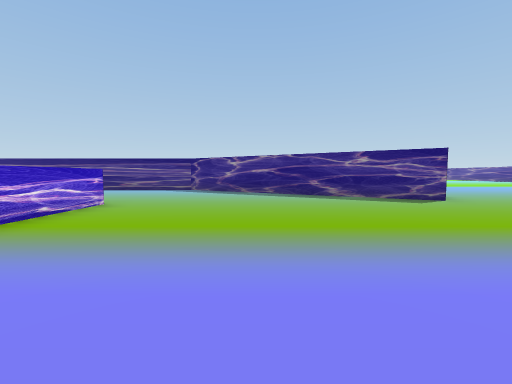
view 1 (above)

22 first-person views from a walk through a Unity game level. The camera is 1.4 m above the floor, tilts 4° down and sees 90° across. The floor is counted in squares, 2 m on a side. Each view is taken from the middle of a square. On the plan, view 1 faces up. The plan holds only what a view shows up to about 9 squares ahead; the rest is blank. The place goes on beyond the plan. The player is left out. Some surface patterns are stand-ins.

view 2
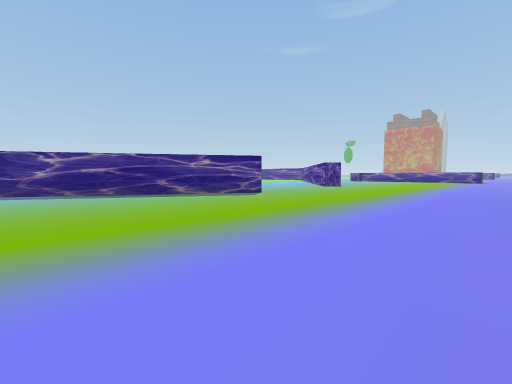

view 3
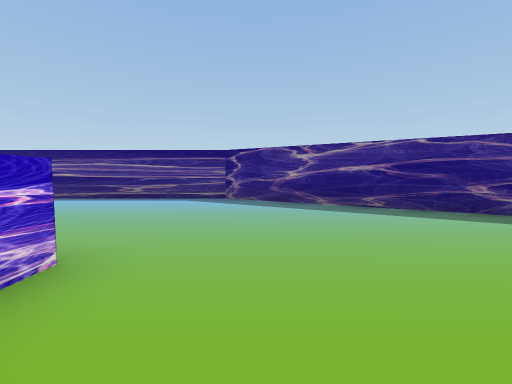

view 4
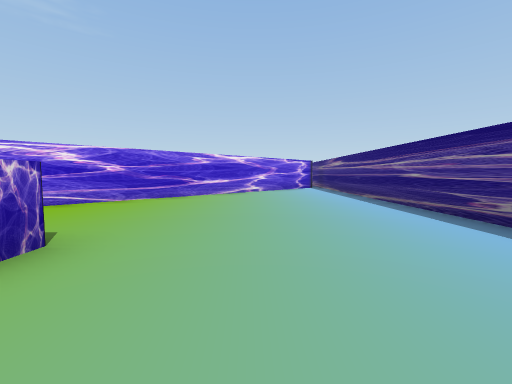

view 5
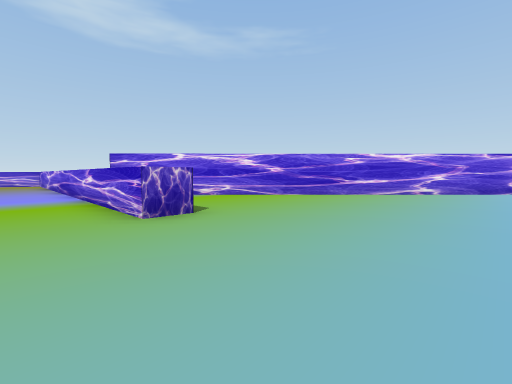

view 6
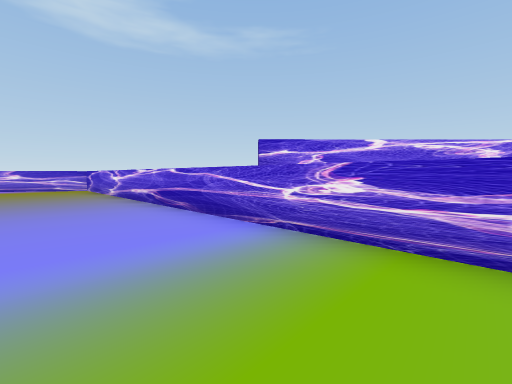

view 7
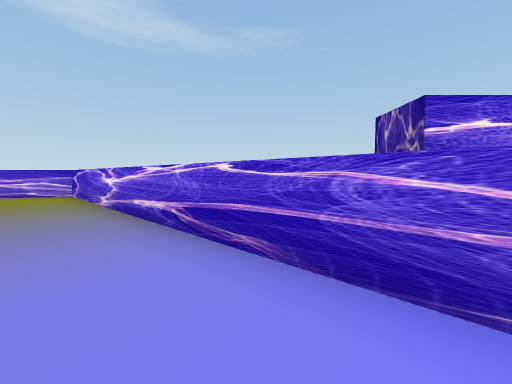

view 8
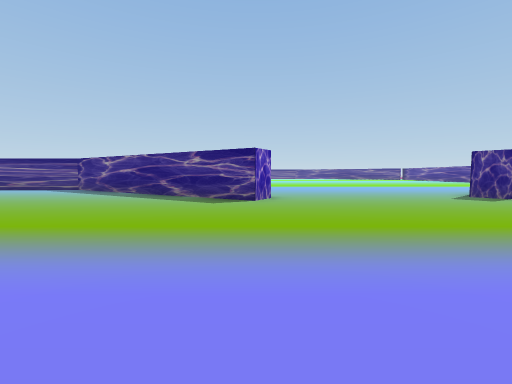

view 9
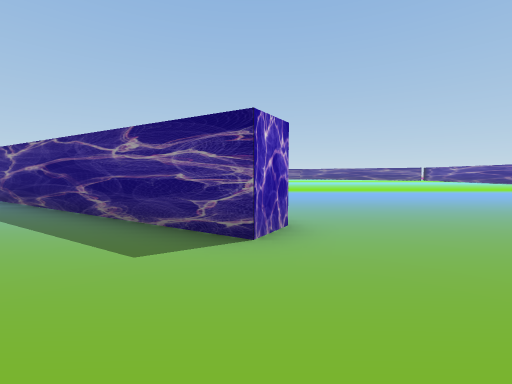

view 10
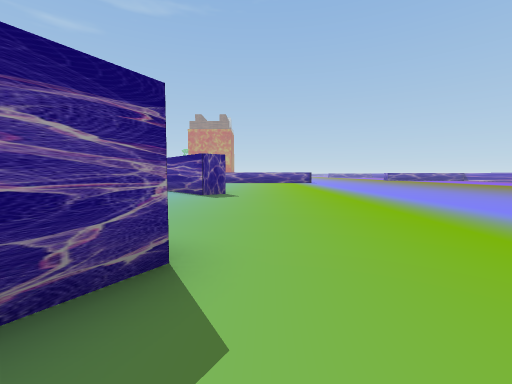

view 11
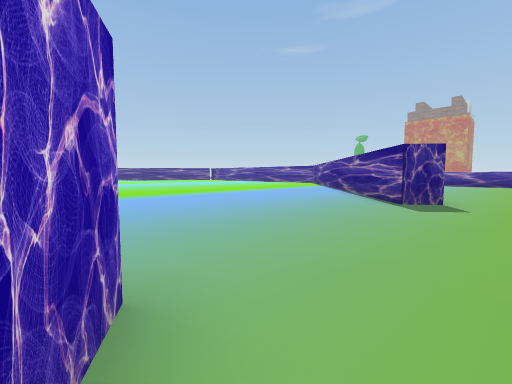

view 12
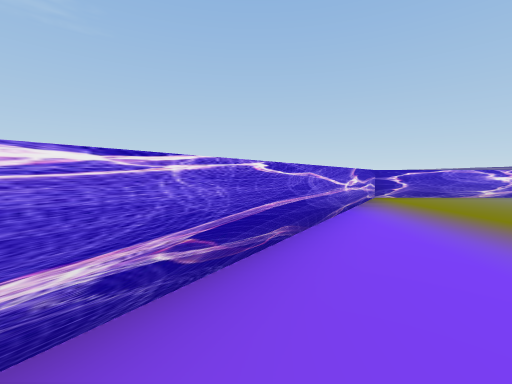

view 13
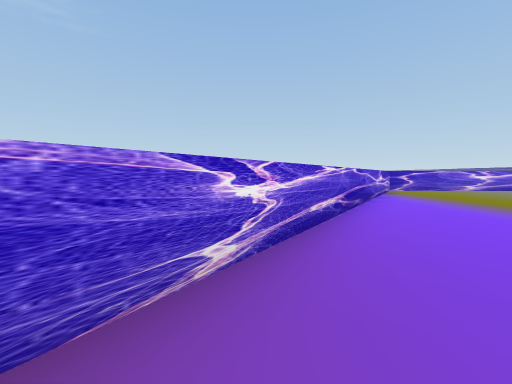

view 14
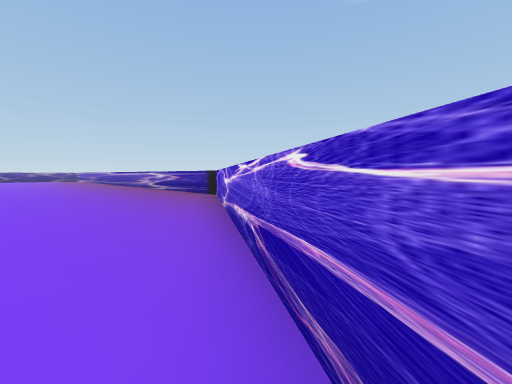

view 15
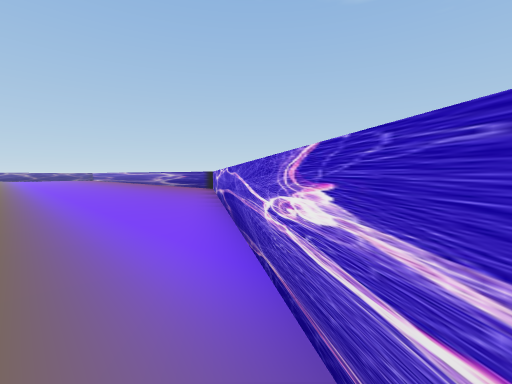

view 16
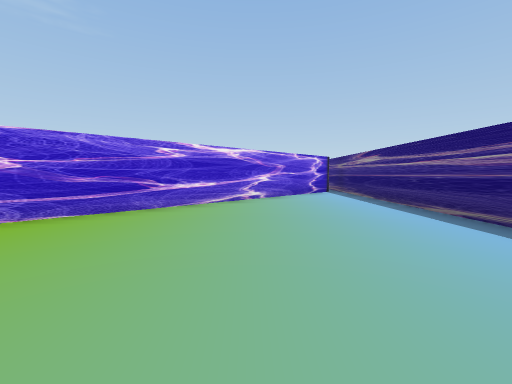

view 17
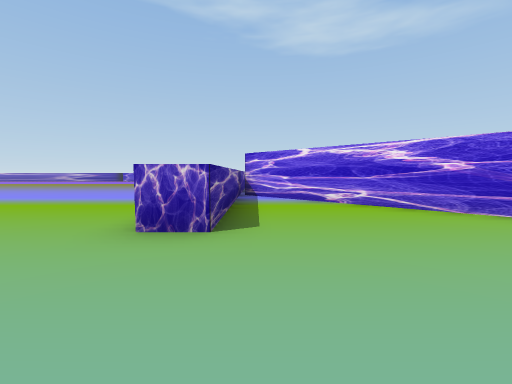

view 18
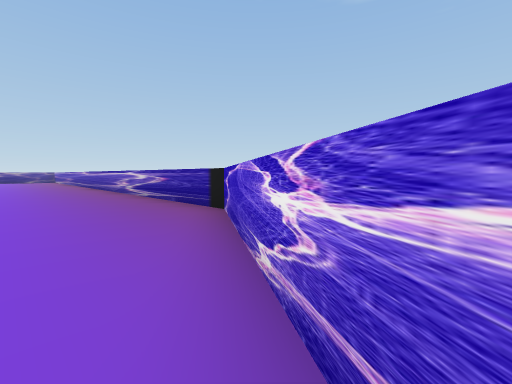

view 19
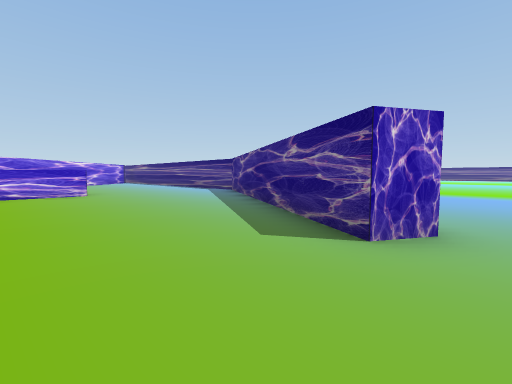

view 20
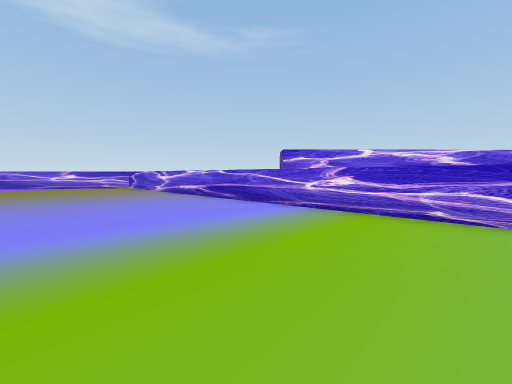

view 21
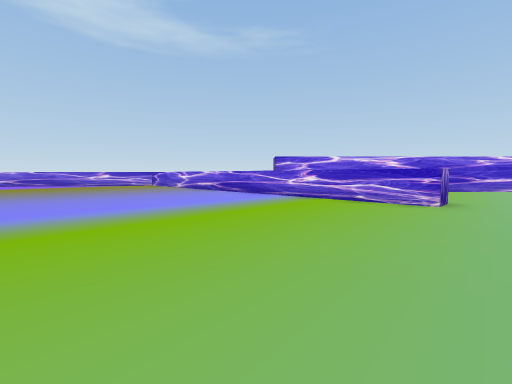

view 22
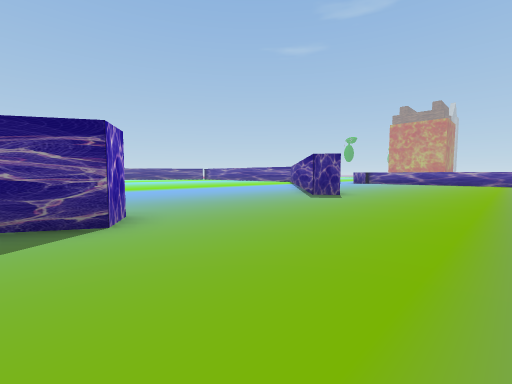

### Floor plan
Points are (right, up) in squares from view 1. A wall is a line through its corners. A room is listed if a view was taken in it or the views show most of it. See-through windows are left out.
Room 1 (views 1, 2, 3, 4, 5, 6, 7, 8, 9, 10, 11, 12, 13, 14, 15, 16, 17, 18, 19, 20, 21, 22)
walls: (5.5, 7.5) (5, 6.7) (-2.9, 11.4) (-14, 11.4); (-4.5, 0.6) (-4.5, 6) (-3.5, 6) (-3.5, -8.5) (8.1, -16.2) (12.5, -16.2); (12.1, 7) (11.5, 7.8) (12.6, 8.7); (-14.3, 10) (-4.6, 0.4)

Where each view was taken, in squares from view 1:
view 1: 0 up, 0 right, facing up
view 2: 0 up, 2 left, facing up-right
view 3: 4 up, 2 left, facing up
view 4: 8 up, 2 left, facing left
view 5: 10 up, 2 left, facing down-left
view 6: 4 up, 1 left, facing down-left
view 7: 1 up, 2 left, facing down-left
view 8: 0 up, 5 right, facing up
view 9: 4 up, 5 right, facing up
view 10: 6 up, 3 right, facing right
view 11: 6 up, 5 right, facing up-right
view 12: 12 down, 4 right, facing left
view 13: 14 down, 7 right, facing left
view 14: 11 down, 1 right, facing down-right
view 15: 9 down, 2 left, facing down-right
view 16: 8 up, 5 left, facing left
view 17: 9 up, 5 left, facing down
view 18: 13 down, 4 right, facing down-right
view 19: 4 up, 6 right, facing up-left
view 20: 5 up, 1 right, facing down-left
view 21: 7 up, 3 right, facing down-left
view 22: 3 up, 4 right, facing up-right
